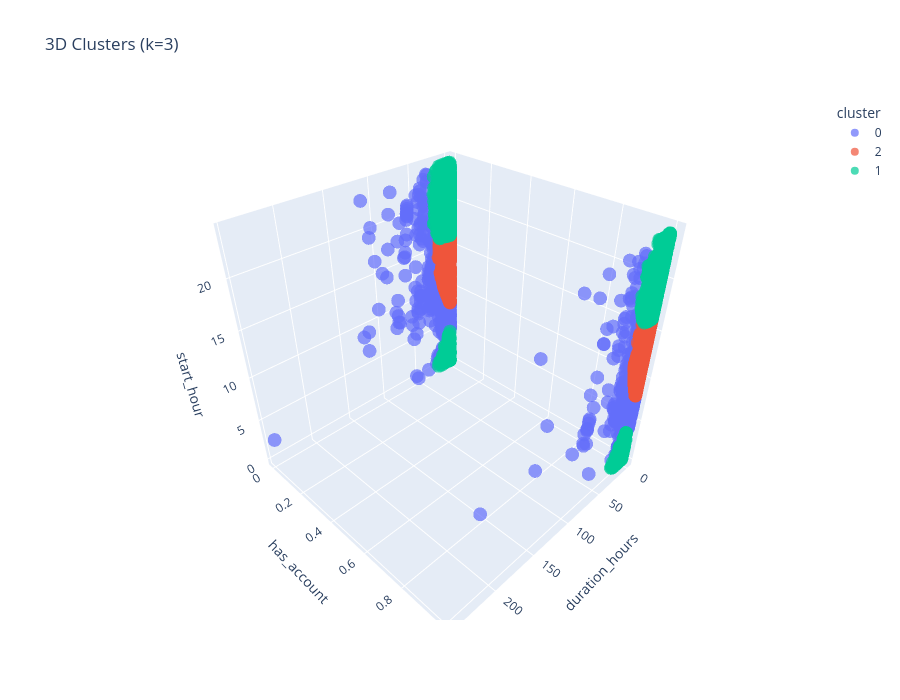

The code cell stored with this chart in its notebook:
### Code cell
math_cols = ['start_sin', 'start_cos', 'duration_hours']

# We use Duration/Account/Hour for the VISUALS
df_result = cluster_and_plot_3d(
    df=charging_sessions,
    cluster_cols=math_cols,
    k= 3,# The robot sees these
    x_col='duration_hours',      # X-axis
    y_col='has_account',         # Y-axis
    z_col='start_hour',          # Z-axis  # Shapes (Guest vs Account)
)

### Figure 1 — Plotly figure (JSON) as saved in the notebook; plotly's stock layout.template omitted (floating-point values rounded to 4 significant figures; data arrays with more than 128 entries replaced by an {"elided": "..."} marker saying what was removed)
{"data": [{"hovertemplate": "cluster=0<br>duration_hours=%{x}<br>has_account=%{y}<br>start_hour=%{z}<extra></extra>", "legendgroup": "0", "marker": {"color": "#636efa", "opacity": 0.7, "symbol": "circle"}, "mode": "markers", "name": "0", "scene": "scene", "showlegend": true, "x": {"elided": "33654 float values"}, "y": {"elided": "33654 int values"}, "z": {"elided": "33654 float values"}, "type": "scatter3d"}, {"hovertemplate": "cluster=2<br>duration_hours=%{x}<br>has_account=%{y}<br>start_hour=%{z}<extra></extra>", "legendgroup": "2", "marker": {"color": "#EF553B", "opacity": 0.7, "symbol": "circle"}, "mode": "markers", "name": "2", "scene": "scene", "showlegend": true, "x": {"elided": "22445 float values"}, "y": {"elided": "22445 int values"}, "z": {"elided": "22445 float values"}, "type": "scatter3d"}, {"hovertemplate": "cluster=1<br>duration_hours=%{x}<br>has_account=%{y}<br>start_hour=%{z}<extra></extra>", "legendgroup": "1", "marker": {"color": "#00cc96", "opacity": 0.7, "symbol": "circle"}, "mode": "markers", "name": "1", "scene": "scene", "showlegend": true, "x": {"elided": "8938 float values"}, "y": {"elided": "8938 int values"}, "z": {"elided": "8938 float values"}, "type": "scatter3d"}], "layout": {"scene": {"domain": {"x": [0.0, 1.0], "y": [0.0, 1.0]}, "xaxis": {"title": {"text": "duration_hours"}}, "yaxis": {"title": {"text": "has_account"}}, "zaxis": {"title": {"text": "start_hour"}}}, "legend": {"title": {"text": "cluster"}, "tracegroupgap": 0}, "title": {"text": "3D Clusters (k=3)"}, "height": 700}}
